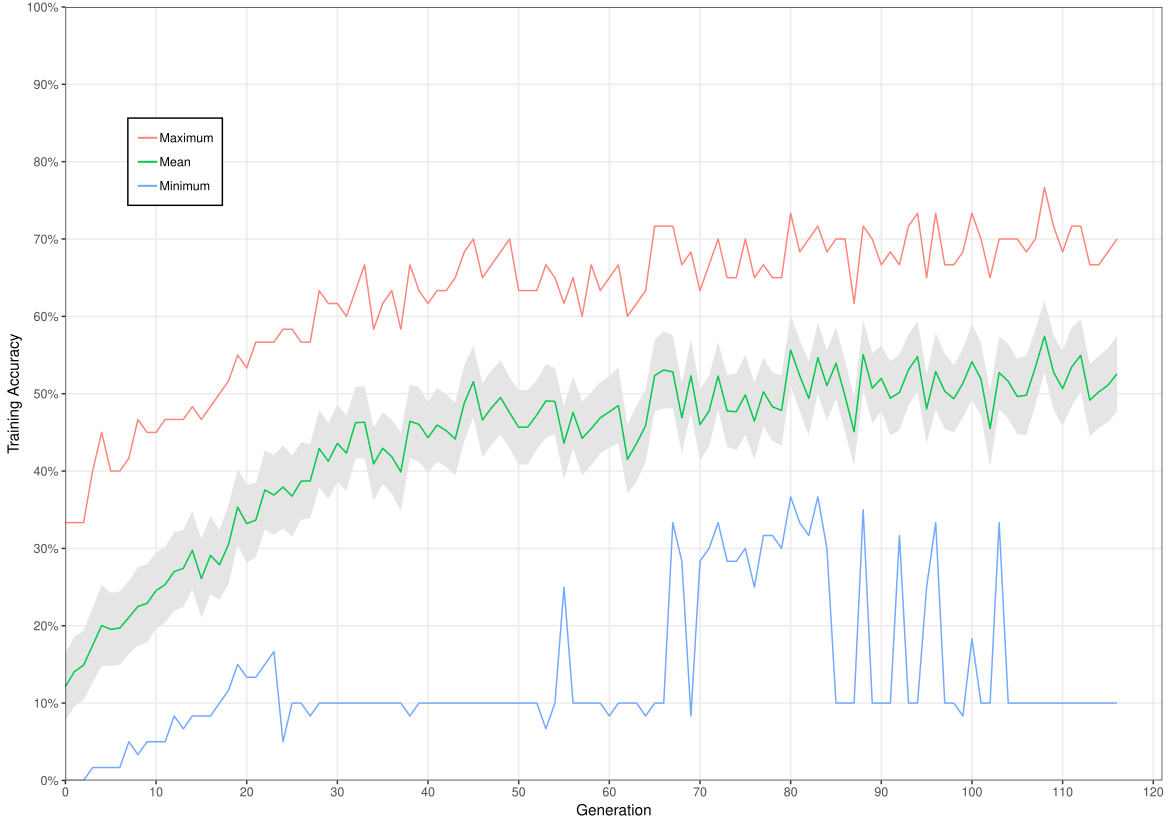

Write R code to recreate this figure.
library(ggplot2)

ggplot(aes(x=as.numeric(row.names(checkpoint.pkl))-1), data=checkpoint.pkl) +
  scale_x_continuous(limits = c(0,121), breaks=seq(0,120,10), expand = c(0, 0)) +
  scale_y_continuous(limits = c(0,1), breaks=seq(0,1,0.1), expand = c(0, 0), labels = scales::percent) +
  scale_colour_hue(l=70)  +
  geom_ribbon(aes(ymin = avg - std, ymax = avg + std), fill = "grey90") +
  geom_line(aes(y = avg, colour = "Mean")) +
  geom_line(aes(y = min, colour = "Minimum")) +
  geom_line(aes(y = max, colour = "Maximum")) +
  xlab("Generation") + ylab("Training Accuracy") +
  theme_bw() +
  theme(legend.position=c(.1, .8)) +
  theme(legend.title = element_blank()) +
  theme(legend.background = element_rect(size=0.5, linetype="solid", colour ="black"))+
  theme(panel.grid.minor = element_blank())
